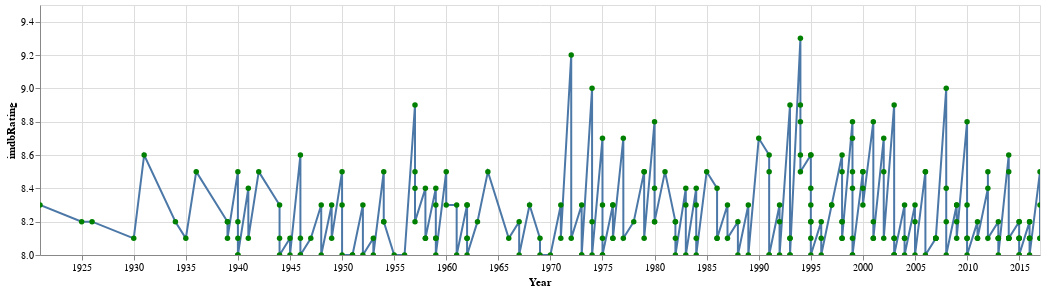

Here is the notebook cell this chart was saved with:
### Code cell
# Line chart
alt.Chart(imdb1).mark_line(point=alt.OverlayMarkDef(color="green")).encode(
    alt.X('Year'),
    alt.Y('imdbRating',scale=alt.Scale(domain=[8,9.5])),
    tooltip = ['Title','Year','Runtime','Genre','imdbRating']).properties(width=1000,height=250).interactive()

### Figure 1 — Vega-Lite specification as saved in the notebook (floating-point values rounded to 4 significant figures; data arrays with more than 128 entries replaced by an {"elided": "..."} marker saying what was removed)
{"data": {"name": "data-344d9c9769ba5f46a0a4da3f0b03932b"}, "mark": {"type": "line", "point": {"color": "green"}}, "encoding": {"tooltip": [{"field": "Title", "type": "nominal"}, {"field": "Year", "type": "temporal"}, {"field": "Runtime", "type": "nominal"}, {"field": "Genre", "type": "nominal"}, {"field": "imdbRating", "type": "quantitative"}], "x": {"field": "Year", "type": "temporal"}, "y": {"field": "imdbRating", "scale": {"domain": [8, 9.5]}, "type": "quantitative"}}, "height": 250, "selection": {"selector090": {"type": "interval", "bind": "scales", "encodings": ["x", "y"]}}, "width": 1000, "$schema": "https://vega.github.io/schema/vega-lite/v4.17.0.json", "datasets": {"data-344d9c9769ba5f46a0a4da3f0b03932b": {"elided": "250 records"}}}
